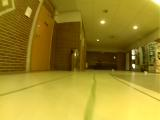
#> input picture image_preprocessing/data/record_image.jpg, 160 x 120 px
$ jupyter execute --allow-errors fisheye_re-transformation.ipynb   (shell and % lines are left out)
#> lines starting #> are read from the running program, lines starting #| are printed output that depends on the picture
# Fisheye photo transformation

[cell 1]
import matplotlib.pyplot as plt
from skimage import transform, data, io
import numpy as np
import matplotlib.pyplot as plt
import cv2

[cell 2]
img = cv2.imread('data/record_image.jpg')
#> img is the input picture: shape (120, 160, 3); mean B, G, R 41.1, 137.2, 159

[cell 3]
# Define camera matrix K
K = np.array([[673.9683892, 0., 343.68638231],
              [0., 676.08466459, 245.31865398],
              [0., 0., 1.]])

# Define distortion coefficients d
d = np.array([-0.36824145, 0.2848545, 0.00079123, 0.00064924, -0.16345661])

# Read an example image and acquire its size
h, w = img.shape[:2]
#> h = 120; w = 160

# Generate new camera matrix from parameters
newcameramatrix, roi = cv2.getOptimalNewCameraMatrix(K, d, (w,h), 0)
#> roi = (0, 0, 159, 119)

# Generate look-up tables for remapping the camera image
mapx, mapy = cv2.initUndistortRectifyMap(K, d, None, newcameramatrix, (w, h), 5)

# Remap the original image to a new image
new_img = cv2.remap(img, mapx, mapy, cv2.INTER_LINEAR)
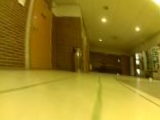
#> new_img: shape (120, 160, 3); mean B, G, R 38.6, 132.4, 154.7


$ run again, with image_preprocessing/data/hamburg.jpg copied over image_preprocessing/data/record_image.jpg
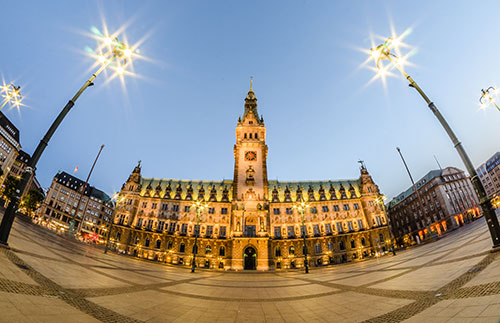
#> input picture image_preprocessing/data/hamburg.jpg, 500 x 323 px
#> img is the input picture: shape (323, 500, 3); mean B, G, R 145.3, 149, 150.1
#> `new_img = cv2.remap(img, mapx, mapy, cv2.INTER_LINEAR)`:
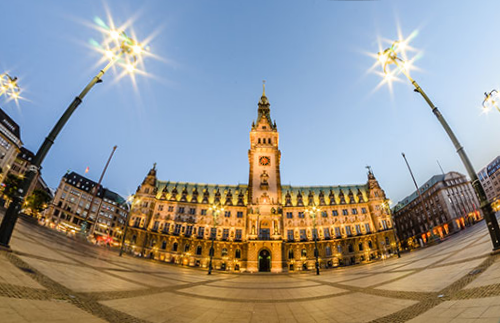
#> new_img: shape (323, 500, 3); mean B, G, R 146.3, 149, 149.3
